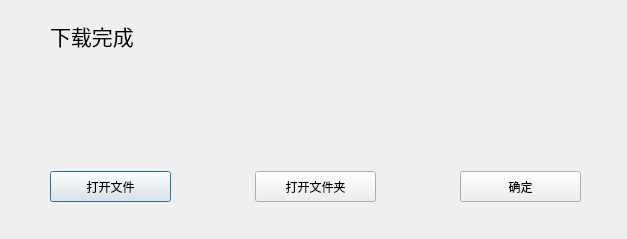
<?xml version="1.0" encoding="UTF-8"?>
<ui version="4.0">
 <class>DialogDownloaded</class>
 <widget class="QDialog" name="DialogDownloaded">
  <property name="geometry">
   <rect>
    <x>0</x>
    <y>0</y>
    <width>627</width>
    <height>239</height>
   </rect>
  </property>
  <property name="windowTitle">
   <string>下载完成</string>
  </property>
  <widget class="QLabel" name="label">
   <property name="geometry">
    <rect>
     <x>50</x>
     <y>20</y>
     <width>151</width>
     <height>31</height>
    </rect>
   </property>
   <property name="font">
    <font>
     <pointsize>16</pointsize>
    </font>
   </property>
   <property name="text">
    <string>下载完成</string>
   </property>
  </widget>
  <widget class="QLabel" name="labmsg">
   <property name="geometry">
    <rect>
     <x>50</x>
     <y>60</y>
     <width>531</width>
     <height>101</height>
    </rect>
   </property>
   <property name="font">
    <font>
     <pointsize>12</pointsize>
    </font>
   </property>
   <property name="text">
    <string/>
   </property>
   <property name="alignment">
    <set>Qt::AlignLeading|Qt::AlignLeft|Qt::AlignVCenter</set>
   </property>
   <property name="wordWrap">
    <bool>true</bool>
   </property>
  </widget>
  <widget class="QWidget" name="layoutWidget">
   <property name="geometry">
    <rect>
     <x>50</x>
     <y>170</y>
     <width>531</width>
     <height>33</height>
    </rect>
   </property>
   <layout class="QHBoxLayout" name="horizontalLayout">
    <item>
     <widget class="QPushButton" name="btnOpen">
      <property name="minimumSize">
       <size>
        <width>121</width>
        <height>31</height>
       </size>
      </property>
      <property name="text">
       <string>打开文件</string>
      </property>
     </widget>
    </item>
    <item>
     <spacer name="horizontalSpacer">
      <property name="orientation">
       <enum>Qt::Horizontal</enum>
      </property>
      <property name="sizeHint" stdset="0">
       <size>
        <width>40</width>
        <height>20</height>
       </size>
      </property>
     </spacer>
    </item>
    <item>
     <widget class="QPushButton" name="btnOpenFolder">
      <property name="minimumSize">
       <size>
        <width>121</width>
        <height>31</height>
       </size>
      </property>
      <property name="text">
       <string>打开文件夹</string>
      </property>
     </widget>
    </item>
    <item>
     <spacer name="horizontalSpacer_2">
      <property name="orientation">
       <enum>Qt::Horizontal</enum>
      </property>
      <property name="sizeHint" stdset="0">
       <size>
        <width>40</width>
        <height>20</height>
       </size>
      </property>
     </spacer>
    </item>
    <item>
     <widget class="QPushButton" name="btnOk">
      <property name="minimumSize">
       <size>
        <width>121</width>
        <height>31</height>
       </size>
      </property>
      <property name="text">
       <string>确定</string>
      </property>
     </widget>
    </item>
   </layout>
  </widget>
 </widget>
 <resources/>
 <connections>
  <connection>
   <sender>btnOk</sender>
   <signal>clicked()</signal>
   <receiver>DialogDownloaded</receiver>
   <slot>close()</slot>
   <hints>
    <hint type="sourcelabel">
     <x>519</x>
     <y>186</y>
    </hint>
    <hint type="destinationlabel">
     <x>313</x>
     <y>119</y>
    </hint>
   </hints>
  </connection>
 </connections>
</ui>
